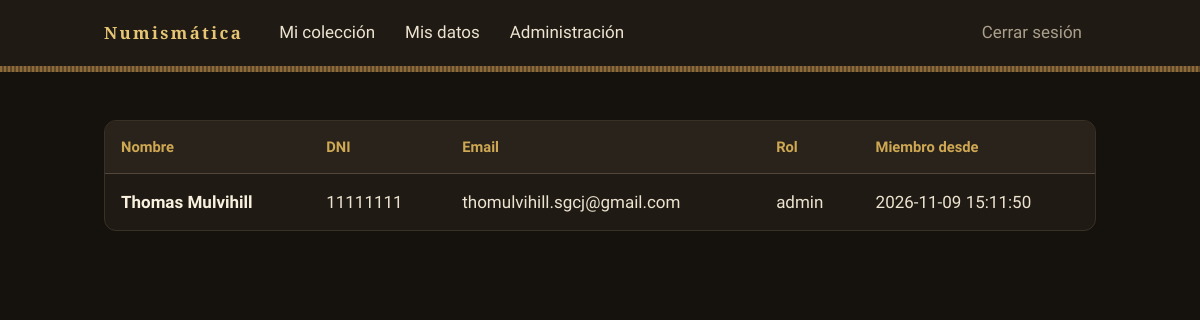
/mis_datos.php (signed in), run on the app's committed database.
### tables this page shows
CREATE TABLE `usuarios` (
  `id` int(10) UNSIGNED NOT NULL,
  `nombre` varchar(80) NOT NULL,
  `apellido` varchar(80) NOT NULL,
  `dni` varchar(20) NOT NULL,
  `email` varchar(254) NOT NULL,
  `password` varchar(255) NOT NULL,
  `rol` varchar(20) NOT NULL DEFAULT 'usuario',
  `fecha_creacion` datetime NOT NULL DEFAULT current_timestamp(),
  `fecha_archivado` datetime DEFAULT NULL
);

### funciones.php (called while the page is built)
<?php
function escapar(string $valor): string {
return htmlspecialchars($valor, ENT_QUOTES, 'UTF-8');
}

### mis_datos.php (the view, shortened to what this page needs)
<?php
require_once __DIR__. "/conexion.php";
require_once __DIR__. "/funciones.php";
$usuario = false;
try{
    $stmt = $conexionbd->prepare('SELECT nombre, apellido, dni, email, rol, fecha_creacion FROM usuarios WHERE id = :id AND fecha_archivado IS NULL LIMIT 1');
    $stmt->execute(['id' => $_SESSION['usuario_id']]);
    $usuario = $stmt->fetch();
}catch (PDOException $e){
    error_log($e->getMessage());
}
?>
<!DOCTYPE html>
<html lang="es">
<head>
    <link rel="stylesheet" href="style.css">
</head>
<body>
    <nav>
        <ul>
            <li><a href="panel.php">Mi colección</a></li>
            <li><a href="mis_datos.php">Mis datos</a></li>
            <?php if ($_SESSION['usuario_rol'] === 'admin'): ?>
                <li><a href="admin_usuarios.php">Administración</a></li>
            <?php endif; ?>
            <li><a href="logout.php">Cerrar sesión</a></li>
        </ul>
    </nav>
<main>
    <?php if ($usuario !== false): ?>
    <div class="table-scroll">
        <table class="table">
            <thead>
            <tr>
                <th>Nombre</th>
                <th>DNI</th>
                <th>Email</th>
                <th>Rol</th>
                <th>Miembro desde</th>
            </tr>
            </thead>
            <tbody>
            <tr>
                <td><?= escapar($usuario['nombre']), " ", escapar($usuario['apellido']) ?></td>
                <td><?= escapar($usuario['dni']) ?></td>
                <td><?= escapar($usuario['email']) ?></td>
                <td><?= escapar($usuario['rol']) ?></td>
                <td><?= escapar($usuario['fecha_creacion']) ?></td>
            </tr>
            </tbody>
        </table>
    </div>
    <?php else: ?>
        <p>No se pudieron cargar tus datos.</p>
    <?php endif; ?>
</main>
</body>
</html>

### style.css (style rules this page uses)
:root { color-scheme: dark; --fondo: #15120e; --superficie: #1f1a14; --superficie-2: #2a231b; --borde: #3a3126; --borde-fuerte: #54463a; --texto: #ece3d0; --texto-fuerte: #f8f1df; --texto-suave: #a99f8b; --oro: #cfa853; --oro-claro: #e6c675; --oro-oscuro: #9c7a2e; --plata: #c2c6c9; --bronce: #8c6a3b; --bronce-oscuro: #5e4727; --verdin: #5fb5a0; --error: #e07a6e; --f-titulo: "Cinzel", "Trajan Pro", Georgia, "Times New Roman", serif; --f-texto: "Source Sans 3", system-ui, "Segoe UI", sans-serif; --canto: repeating-linear-gradient(90deg, var(--bronce) 0 2px, var(--bronce-oscuro) 2px 4px); }
*, *::before, *::after { box-sizing: border-box; }
html { -webkit-text-size-adjust: 100%; }
body { margin: 0; min-height: 100vh; background: var(--fondo); color: var(--texto); font-family: var(--f-texto); font-size: 1.0625rem; line-height: 1.65; }
main { max-width: 1040px; margin: 0 auto; padding: 40px 24px 72px; }
a { color: var(--oro); text-decoration-thickness: 1px; text-underline-offset: 3px; }
nav { background: var(--superficie); }
nav::after { content: ""; display: block; height: 6px; background: var(--canto); }
nav ul { max-width: 1040px; margin: 0 auto; padding: 0 24px; list-style: none; display: flex; flex-wrap: wrap; align-items: center; gap: 2px; }
nav ul::before { content: "Numismática"; margin-right: 20px; padding: 16px 0; font-family: var(--f-titulo); font-weight: 600; font-size: 1.05rem; letter-spacing: 0.14em; color: var(--oro-claro); }
nav a { display: block; padding: 18px 14px; color: var(--texto); text-decoration: none; border-bottom: 2px solid transparent; transition: color 0.15s, border-color 0.15s; }
nav li:last-child { margin-left: auto; }
nav li:last-child a { color: var(--texto-suave); }
.table-scroll, .tabla-scroll { margin-top: 8px; overflow-x: auto; background: var(--superficie); border: 1px solid var(--borde); border-radius: 12px; }
.table, .tabla { width: 100%; min-width: 640px; border-collapse: collapse; font-variant-numeric: tabular-nums; }
.table th, .tabla th { padding: 14px 16px; text-align: left; white-space: nowrap; font-size: 0.92rem; font-weight: 600; color: var(--oro); background: var(--superficie-2); border-bottom: 1px solid var(--borde-fuerte); }
.table td, .tabla td { padding: 14px 16px; vertical-align: middle; border-top: 1px solid var(--borde); }
.table tbody tr:first-child td, .tabla tbody tr:first-child td { border-top: 0; }
.table td:first-child, .tabla td:first-child { font-weight: 600; color: var(--texto-fuerte); }
.table td:last-child, .tabla td:last-child { white-space: nowrap; }

### data on the page
usuarios: nombre "Thomas", apellido "Mulvihill", dni "11111111", email "thomulvihill.sgcj@gmail.com", rol "admin", fecha_creacion "2026-11-09 15:11:50"
